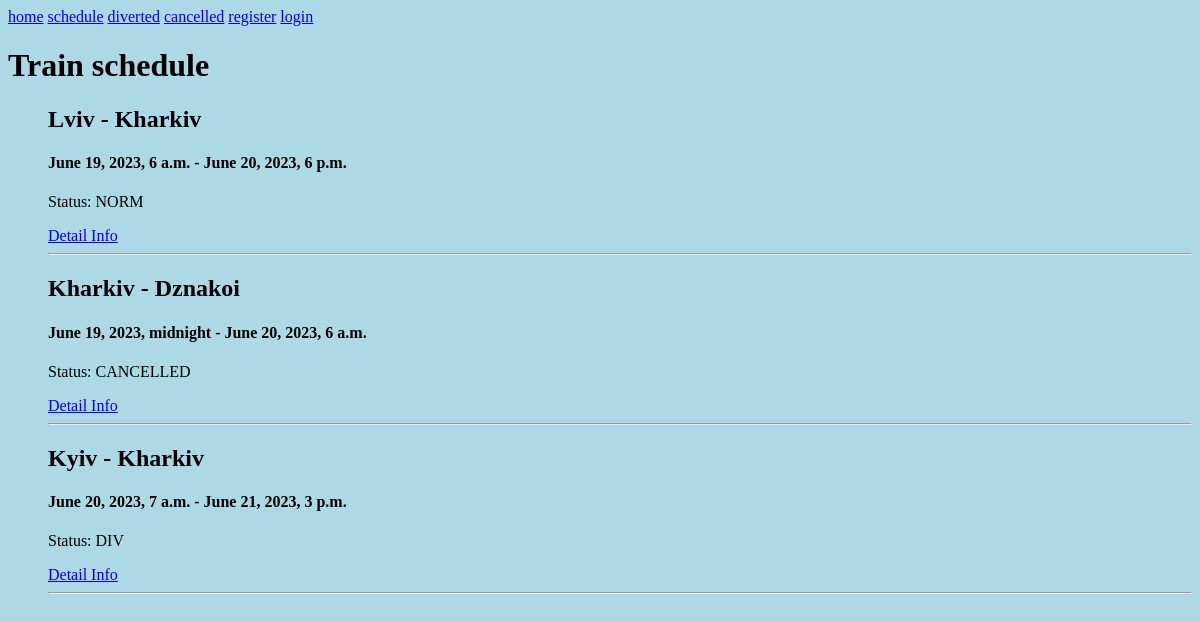
Before: /schedule/ with the older database file.
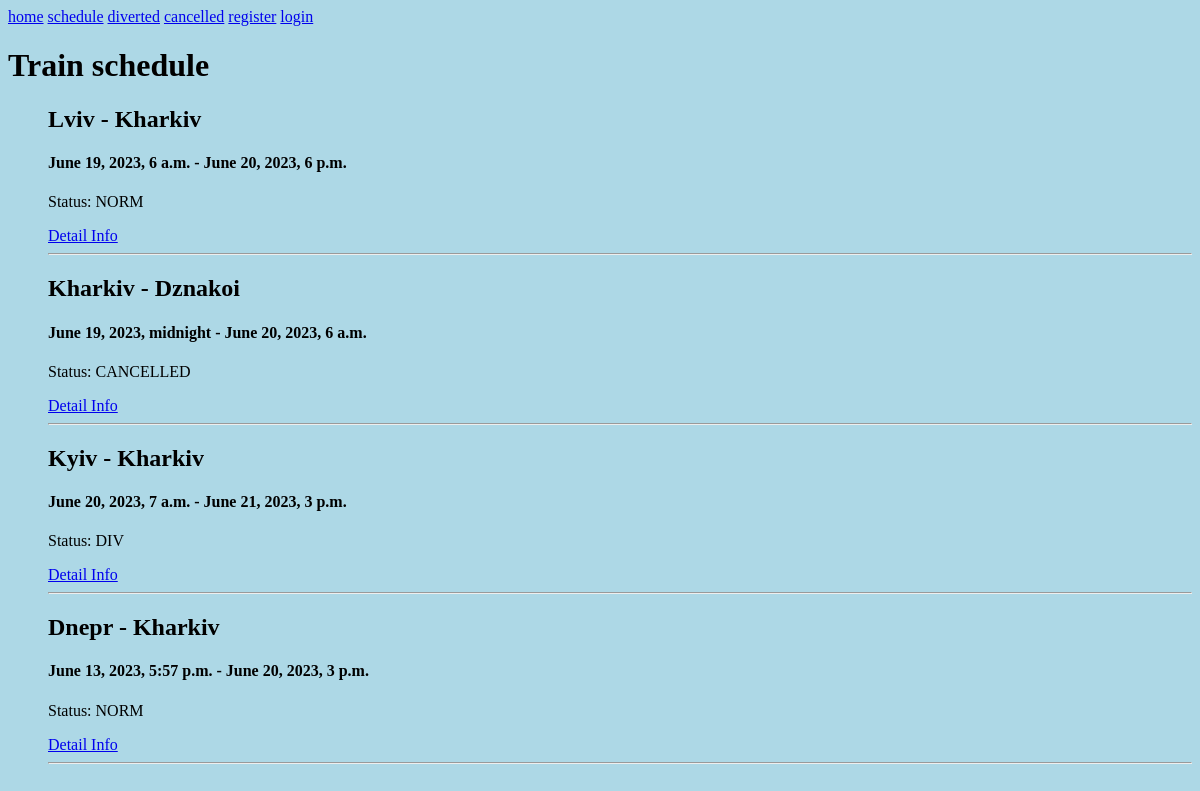
After: the same page with the newer database file.
### railway/models.py (models this page shows, shortened)
class Trains(models.Model):
    number = models.IntegerField("TrainNumber")
    status = models.CharField('StatusOfTrain', max_length=9, choices=(
        ('NORM', 'normal'), ('CANCELLED', 'cancelled'), ('DIV', 'diverted')), default='normal')
    from_city = models.CharField(max_length=255, verbose_name='from')
    to_city = models.CharField(max_length=255, verbose_name='to')
    departure_date = models.DateTimeField(verbose_name='departure_date')
    arrival_date = models.DateTimeField(verbose_name='arrival_date')
    slug = models.SlugField(max_length=255, unique=False,
                            db_index=True, verbose_name="URL")
    def get_absolute_url(self):
        return reverse('train', kwargs={'train_slug': self.slug, 'wagon_number': 1})

### railway/views.py (the view)
# urls.py: path('schedule/', Schedule.as_view(), name="schedule"),
class Schedule(DataMixin, ListView):
    model = Trains  # Select all records from the table and try to display them as a list
    template_name = 'railway/schedule.html'  # The path to the required html file
    context_object_name = 'trains'  # Put list records from the table in posts
    def get_context_data(self, *, object_list=None, **kwargs):
        context = super().get_context_data(**kwargs)
        context['title'] = 'Train schedule'
        c_def = self.get_user_context()
        return dict(list(context.items()) + list(c_def.items()))

### railway/utils.py (called while the page is built)
    def get_user_context(self, **kwargs):  # Form the necessary context by default
        context = kwargs  # Create a dictionary from passed parametrs
        context['menu'] = menu
        return context

### railway/templates/railway/schedule.html
{% extends 'railway/base.html' %}
{%block content%}
<h1>{{title}}</h1>
<ul>
    {%for t in trains%}
    <h2>{{ t.from_city }} - {{ t.to_city }}</h2>
    <h4>{{ t.departure_date }} - {{ t.arrival_date }}</h4>
    <p>Status: {{t.status}}</p>
    <a href = "{{ t.get_absolute_url }}">Detail Info</a>
    <hr>
    {%endfor%}
</ul>
{%endblock content%}

### railway/templates/railway/base.html (shortened to what this page needs)
{% load static %}
<!DOCTYPE html>
<html lang="en">
<head>
    <link rel="stylesheet" href="{% static 'railway/css/styles.css' %}">
</head>
<body>
    {% block mainmenu %}
        {%for m in menu%}
            <a href = "{% url m %}">{{m}}</a>
        {%endfor%}
        {% if request.user.is_authenticated %}
            <div class="dropdown">
                <a href = "{% url 'account' %}" class="dropbtn">{{user.username}}</a>
                <div class="dropdown-content">
                <a href="{% url 'print_tickets' %}">MyTickets</a>
                <a href="{% url 'change_password' %}">Change Password</a>
                </div>
            </div>
            | <a href = "{% url 'logout' %}">logout</a>
        {% else %}
            <a href="{% url 'register' %}">register</a> <a href="{% url 'login' %}">login</a>
        {% endif %}
    {% endblock mainmenu %}
    {%block content%}
    {%endblock content%}
</body>
</html>

### railway/static/railway/css/styles.css (style rules this page uses)
body { background-color: lightblue; }

Changed rows visible on the page:
added Trains: from_city "Dnepr", to_city "Kharkiv", departure_date "June 13, 2023, 5:57 p.m.", arrival_date "June 20, 2023, 3 p.m.", status "NORM"
